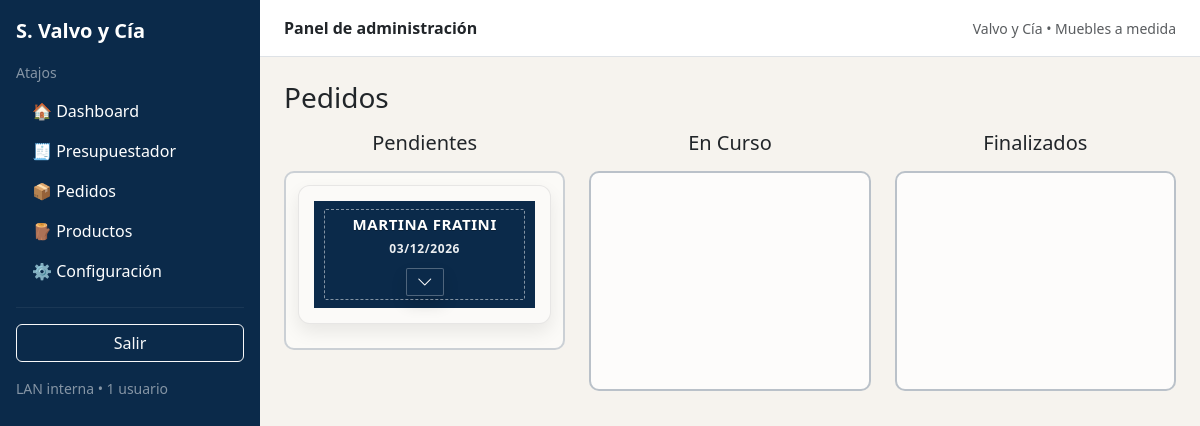
Page /pedidos (signed in) on the earlier database version.
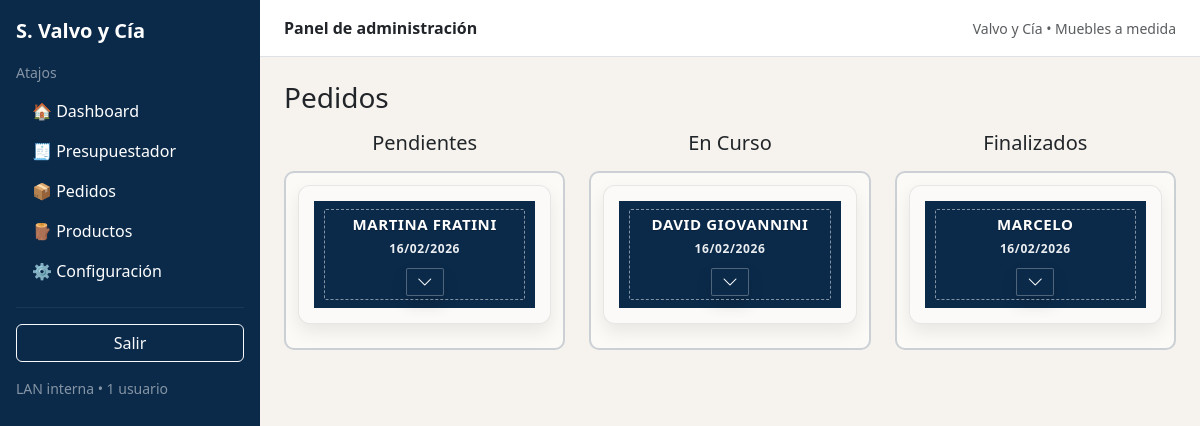
Same page on the later database version.
### app/models.py (models this page shows)
class Pedido(db.Model):
    id = db.Column(db.Integer, primary_key=True)
    cliente = db.Column(db.String(150), nullable=False)
    telefono = db.Column(db.String(50))
    direccion = db.Column(db.String(200))
    observaciones = db.Column(db.Text)
    total = db.Column(db.Float, nullable=False)
    estado = db.Column(db.String(20), default="PENDIENTE")
    created_at = db.Column(db.DateTime, default=datetime.utcnow)
    pendiente_at = db.Column(db.DateTime, nullable=False, default=datetime.utcnow)
    en_curso_at = db.Column(db.DateTime, nullable=True)
    finalizado_at = db.Column(db.DateTime, nullable=True)
    email = db.Column(db.String(120))
    forma_pago = db.Column(db.String(50))
    tiene_sena = db.Column(db.Boolean, default=False)
    monto_sena = db.Column(db.Float)
    activo = db.Column(db.Boolean, nullable=False, default=True)
    items = db.relationship(
        "PedidoItem",
        back_populates="pedido",
        cascade="all, delete-orphan"
    )

### app/routes.py (the view)
    @app.get("/pedidos")
    @login_required
    def pedidos():
        return render_template(
            "pedidos.html",
            pedidos_pendientes=pedidos_por_estado("PENDIENTE"),
            pedidos_en_curso=pedidos_por_estado("EN_CURSO"),
            pedidos_finalizados=pedidos_por_estado("FINALIZADO"),
        )

### app/models.py (called while the page is built)
@login_manager.user_loader
def load_user(user_id):
    return User.query.get(int(user_id))

### app/templates/pedidos.html (shortened to what this page needs)
{% extends "base.html" %}
{% block content %}
<h3 class="mb-3">Pedidos</h3>
<div class="pedidos-board">
  <div class="row g-4">
    <div class="col-md-4">
      <h5 class="text-center mb-3">Pendientes</h5>
      <div class="kanban-column" id="PENDIENTE">
        {% for p in pedidos_pendientes %}
          {% set fecha_estado = '-' %}
          {% if p.estado == 'PENDIENTE' and p.pendiente_at %}
            {% set fecha_estado = p.pendiente_at.strftime('%d/%m/%Y') %}
          {% elif p.estado == 'EN_CURSO' and p.en_curso_at %}
            {% set fecha_estado = p.en_curso_at.strftime('%d/%m/%Y') %}
          {% elif p.estado == 'FINALIZADO' and p.finalizado_at %}
            {% set fecha_estado = p.finalizado_at.strftime('%d/%m/%Y') %}
          {% endif %}
          {% set deb = (p.total or 0) - (p.monto_sena or 0) %}
          {% set deb_clase = 'text-danger' if deb > 0 else 'text-success' %}
          <div class="pedido-card pedido-nueva" draggable="true" data-id="{{ p.id }}">
            <div class="pedido-header">
              <div class="pedido-title">{{ (p.cliente or '-')|upper }}</div>
              <div class="pedido-fecha">{{ fecha_estado }}</div>
              <button type="button" class="pedido-toggle" aria-label="Desplegar/ocultar">
                <i class="bi bi-chevron-down"></i>
              </button>
            </div>
          </div>
        {% endfor %}
      </div>
    </div>
    <div class="col-md-4">
      <h5 class="text-center mb-3">En Curso</h5>
      <div class="kanban-column" id="EN_CURSO">
        {% for p in pedidos_en_curso %}
          {% set fecha_estado = '-' %}
          {% if p.estado == 'PENDIENTE' and p.pendiente_at %}
            {% set fecha_estado = p.pendiente_at.strftime('%d/%m/%Y') %}
          {% elif p.estado == 'EN_CURSO' and p.en_curso_at %}
            {% set fecha_estado = p.en_curso_at.strftime('%d/%m/%Y') %}
          {% elif p.estado == 'FINALIZADO' and p.finalizado_at %}
            {% set fecha_estado = p.finalizado_at.strftime('%d/%m/%Y') %}
          {% endif %}
          {% set deb = (p.total or 0) - (p.monto_sena or 0) %}
          {% set deb_clase = 'text-danger' if deb > 0 else 'text-success' %}
          <div class="pedido-card pedido-nueva" draggable="true" data-id="{{ p.id }}">
            <div class="pedido-header">
              <div class="pedido-title">{{ (p.cliente or '-')|upper }}</div>
              <div class="pedido-fecha">{{ fecha_estado }}</div>
              <button type="button" class="pedido-toggle" aria-label="Desplegar/ocultar">
                <i class="bi bi-chevron-down"></i>
              </button>
            </div>
          </div>
        {% endfor %}
      </div>
    </div>
    <div class="col-md-4">
      <h5 class="text-center mb-3">Finalizados</h5>
      <div class="kanban-column" id="FINALIZADO">
        {% for p in pedidos_finalizados %}
          {% set fecha_estado = '-' %}
          {% if p.estado == 'PENDIENTE' and p.pendiente_at %}
            {% set fecha_estado = p.pendiente_at.strftime('%d/%m/%Y') %}
          {% elif p.estado == 'EN_CURSO' and p.en_curso_at %}
            {% set fecha_estado = p.en_curso_at.strftime('%d/%m/%Y') %}
          {% elif p.estado == 'FINALIZADO' and p.finalizado_at %}
            {% set fecha_estado = p.finalizado_at.strftime('%d/%m/%Y') %}
          {% endif %}
          {% set deb = (p.total or 0) - (p.monto_sena or 0) %}
          {% set deb_clase = 'text-danger' if deb > 0 else 'text-success' %}
          <div class="pedido-card pedido-nueva" draggable="true" data-id="{{ p.id }}">
            <div class="pedido-header">
              <div class="pedido-title">{{ (p.cliente or '-')|upper }}</div>
              <div class="pedido-fecha">{{ fecha_estado }}</div>
              <button type="button" class="pedido-toggle" aria-label="Desplegar/ocultar">
                <i class="bi bi-chevron-down"></i>
              </button>
            </div>
          </div>
        {% endfor %}
      </div>
    </div>
  </div>
</div>
{% endblock %}

### app/templates/base.html (shortened to what this page needs)
<!doctype html>
<html lang="es">
<head>
  <link href="https://cdn.jsdelivr.net/npm/bootstrap@5.3.3/dist/css/bootstrap.min.css" rel="stylesheet">
  <link rel="stylesheet" href="{{ url_for('static', filename='styles.css') }}">
  <link href="https://cdn.jsdelivr.net/npm/bootstrap-icons@1.11.3/font/bootstrap-icons.css" rel="stylesheet">
</head>
<body style="background:#f6f3ee;">
<div class="d-flex" style="min-height:100vh;">
  <aside class="text-white p-3" style="width:260px; background-color: #0b2a4a;">
    <div class="fw-bold fs-5 mb-3">S. Valvo y Cía</div>
    <div class="small text-white-50 mb-2">Atajos</div>
    <div class="list-group list-group-flush">
      <a class="list-group-item list-group-item-action text-white"
         style="background:transparent;border:0;" href="/dashboard">🏠 Dashboard</a>
      <a class="list-group-item list-group-item-action text-white"
         style="background:transparent;border:0;" href="/presupuestador">🧾 Presupuestador</a>
      <a class="list-group-item list-group-item-action text-white"
         style="background:transparent;border:0;" href="/pedidos">📦 Pedidos</a>
      <a class="list-group-item list-group-item-action text-white"
         style="background:transparent;border:0;" href="/productos">🪵 Productos</a>
      <a class="list-group-item list-group-item-action text-white"
         style="background:transparent;border:0;" href="/configuracion">⚙️ Configuración</a>
    </div>
    <hr class="border-white border-opacity-25">
    <a class="btn btn-outline-light w-100" href="/logout">Salir</a>
    <div class="small text-white-50 mt-3">
      LAN interna • 1 usuario
    </div>
  </aside>
  <main class="flex-grow-1">
    <div class="px-4 py-3 border-bottom" style="background:#fff;">
      <div class="d-flex justify-content-between align-items-center">
        <div class="fw-semibold">Panel de administración</div>
        <div class="small text-muted">Valvo y Cía • Muebles a medida</div>
      </div>
    </div>
    <div class="container-fluid px-4 py-4">
      {% block content %}{% endblock %}
    </div>
  </main>
</div>
</body>
</html>

### app/static/styles.css (style rules this page uses)
.kanban-column { padding: 12px; border-radius: 10px; background: rgba(255,255,255,.55); border: 2px solid rgba(11,42,74,.20); min-height: 0; height: auto; transition: background .15s ease, border-color .15s ease; }
.pedido-card { background: #fff; border-radius: 10px; padding: 15px; margin-bottom: 12px; cursor: grab; transition: transform .25s ease, box-shadow .25s ease; }
.pedido-nueva { border: 1px solid rgba(0,0,0,.08); border-radius: 12px; overflow: hidden; background: #fbfaf8; box-shadow: 0 8px 18px rgba(0,0,0,.08); cursor: grab; user-select: none; margin-bottom: 12px; transform: none !important; }
.pedido-header { position: relative; padding: 14px 14px 12px; background: #0b2a4a; color: #fff; text-align: center; font-weight: 800; letter-spacing: .6px; }
.pedido-header:before { content:""; position:absolute; left:10px; right:10px; top:8px; bottom:8px; border-radius: 2px; border: 1px dashed rgba(255,255,255,.55); pointer-events:none; opacity:.9; }
.pedido-title { font-size: 15px; line-height: 1.3; padding: 0 10px; text-shadow: 0 1px 0 rgba(0,0,0,.25); white-space: nowrap; overflow: hidden; text-overflow: ellipsis; }
.pedido-fecha { margin-top: 6px; font-size: 12px; font-weight: 700; color: rgba(255,255,255,.92); }
.pedido-toggle { margin: 10px auto 0; width: 38px; height: 28px; background: #0b2a4a; color: #fff; border: 1px solid rgba(255,255,255,.28); display: grid; place-items: center; cursor: pointer; padding: 0; border-radius: 2px; box-shadow: 0 8px 16px rgba(0,0,0,.14); }
.pedido-toggle i { transition: transform .18s ease; }

Differences in the rows shown:
changed Pedido "MARTINA FRATINI": fecha_estado "03/12/2026" → "16/02/2026"
added Pedido: cliente "DAVID GIOVANNINI", fecha_estado "16/02/2026", shown under "En Curso"
added Pedido: cliente "MARCELO", fecha_estado "16/02/2026", shown under "Finalizados"
